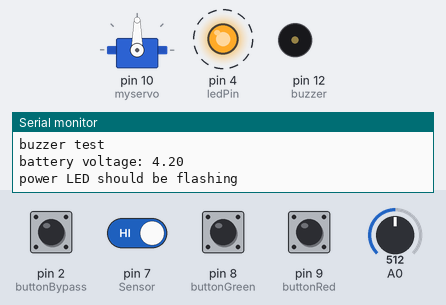
Recording of a sketch running on a simulated Arduino Nano, built with avr-gcc and run on an emulated ATmega328P. Parts: servo, output pins drawn as LEDs (lit = HIGH), buzzer (waves = sounding), the last lines printed to the serial monitor. Dashed ring = blinking. The test bench sets the inputs (shaded band); at power-on: pin 2 (buttonBypass), pin 7 (Sensor), pin 8 (buttonGreen), pin 9 (buttonRed) HIGH, A0 = 512.

Above: at 1.75 s.
1.8 s: pin 2 (buttonBypass) pulled LOW for 1.55 s
At 5.0 s:
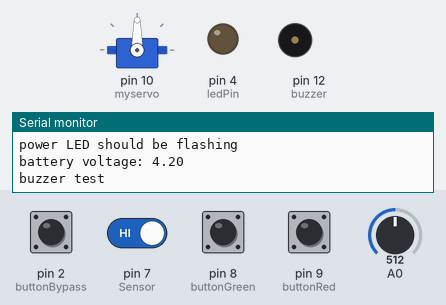
5.3 s: pin 7 (Sensor) driven LOW
At 6.66 s:
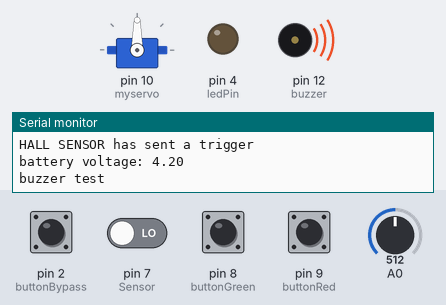
8.8 s: pin 8 (buttonGreen) pulled LOW for 1.55 s
12.3 s: pin 9 (buttonRed) pulled LOW for 1.55 s
15.8 s: pin 2 (buttonBypass) driven LOW and pin 8 (buttonGreen) driven LOW
Timing chart, 0 to 21.5 s (numbered marks = the images above; inputs shaded):
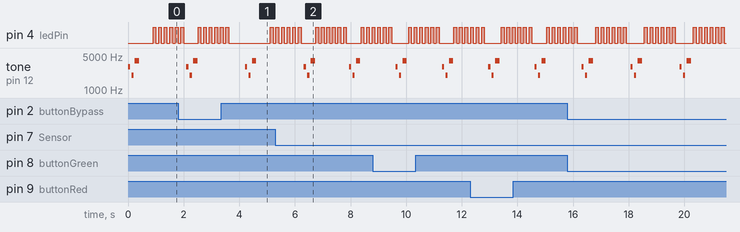

Measured:
- by itself, pin 4 (ledPin): repeats every 1.8 s: LOW 0.10 s, HIGH 0.10 s, LOW 0.66 s, 4 × (HIGH 0.10 s, LOW 0.10 s), HIGH 0.10 s
- by itself, tone on pin 12 (buzzer): repeats every 1.8 s: silent 0.05 s, 2000 Hz 0.08 s, silent 0.05 s, 4000 Hz 0.15 s, silent 1.4 s, 3000 Hz 0.08 s

The sketch:

Shift4Me_tester.ino
```cpp
// Shift4Me test script v.1.0 (for schematic may 14 2019)
// written to control an Arduino Nano board (or 100% compatible)
// june 19 2019
// author: Jan Oelbrandt / Shift4me.com
// contact: info@shift4me.com - +3254503538

// THIS SOFTWARE IS DISTRIBUTED UNDER A GPL LICENSE - see bottom of script for all terms and conditions
///////////////////////////////////////////////////
// USER-CONFIGURABLE PARAMETERS
  // change only the figures. Make sure there you end each line with ";"
  // READ the NOTES below to see what each parameter does, before you change anything

#include <Servo.h>
Servo myservo;


int ButtonDebounce = 250;
int buttonRed = 9;  // to force to a smaller sprocket
int buttonGreen = 8; // to force to a larger sprocket
int Sensor = 7;     // reads the hall sensor on/off value
int buttonBypass = 2; // reads the Bypass button
//int switchHigher = 6; // preset-switch (faster pedal rotation desired)
//int switchLower = 5;  // preset-switch (slower pedal rotation desired)
int buzzer = 12; //buzzer to arduino pin 12
boolean SensorOverride = false;
int ledPin = 4; // led-connection (on/off and battery status)
//int ledPinShift = 3; // led-connection (shift warning)
int  sensorValue; // analog voltage sensing at pin Vin
float  Voltage; // convert sensorvalue voltage to 5V max
int Loops = 0;

void setup() {
myservo.attach(10);  // attaches the servo
pinMode(buttonRed, INPUT_PULLUP); // connects the manual override button (shift to smaller sprocket)
pinMode(buttonGreen, INPUT_PULLUP); // connects the manual override button (shift to larger sprocket)
pinMode(buttonBypass, INPUT_PULLUP); // connects the bypass button
pinMode(Sensor, INPUT_PULLUP);    // connection of the hall sensor
pinMode(ledPin, OUTPUT); // led-connection (on/off and battery status)
pinMode(buzzer, OUTPUT); // Set buzzer output
Serial.begin(9600);
}

void loop()
{
   Serial.println();
  if(Loops >1) {
    Loops= 0;
  }

   if(digitalRead(buttonRed)==LOW)
    {
    Serial.println("manual switch position: pull cable");
    }
   if(digitalRead(buttonGreen)==LOW)
    {
    Serial.println("manual switch position: release cable");
    }
//   if(digitalRead(buttonGreen)==HIGH && digitalRead(buttonRed)==HIGH) {
//    Serial.println("manual switch position: OFF");
//   }

sensorValue = analogRead(A0);
  // Convert the analog reading (which goes from 0 - 1023) to a voltage (0 - 9V):
Voltage = sensorValue * (8.4 / 1023.0);

// Serial.println();
  Serial.print("battery voltage: ");
      Serial.println(Voltage);


// test buzeer and LEDS

if(Loops == 1) {
  Serial.println("power LED should be flashing");
digitalWrite(ledPin, HIGH); delay(100);      digitalWrite(ledPin, LOW); delay(100);
  digitalWrite(ledPin, HIGH); delay(100);      digitalWrite(ledPin, LOW); delay(100);
  digitalWrite(ledPin, HIGH); delay(100);      digitalWrite(ledPin, LOW); delay(100);
  digitalWrite(ledPin, HIGH); delay(100);      digitalWrite(ledPin, LOW); delay(100);
  digitalWrite(ledPin, HIGH); delay(100);      digitalWrite(ledPin, LOW); delay(100);
  digitalWrite(ledPin, HIGH); delay(100);      digitalWrite(ledPin, LOW); delay(100);
  Loops = Loops + 1;
}
if(Loops == 0) {
  Serial.println("buzzer test");
  tone(buzzer, 3000); // Send buzz...
  delay(75);
  noTone(buzzer);     // Stop sound...
  delay(50);
  tone(buzzer, 2000); // Send buzz...
  delay(75);
  noTone(buzzer);     // Stop sound...
  delay(50);
   tone(buzzer, 4000); // Send buzz...
  delay(150);
  noTone(buzzer);     // Stop sound...
  Loops = Loops + 1;
}
if(digitalRead(buttonBypass)==LOW || digitalRead(Sensor)==LOW) {


    if(digitalRead(buttonBypass)==LOW){
      Serial.println("BYPASS button is active");
    }
    if(digitalRead(Sensor)==LOW) {
    Serial.println("HALL SENSOR has sent a trigger");
    }
  }
  else {
    delay(500);
  }

} // end of loop
//        This program is free software: you can redistribute it and/or modify
//        it under the terms of the GNU General Public License v.3 as published by
//        the Free Software Foundation.

//        This program is distributed in the hope that it will be useful,
//        but WITHOUT ANY WARRANTY; without even the implied warranty of
//        MERCHANTABILITY or FITNESS FOR A PARTICULAR PURPOSE.  See the
//        GNU General Public License for more details.

//        For a full copy of the GNU General Public License
//        see <http://www.gnu.org/licenses/>
```
